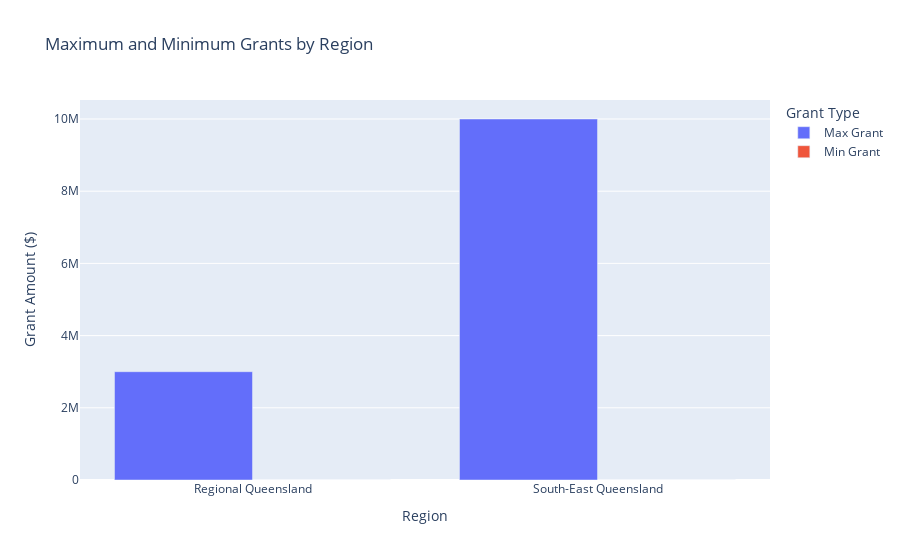

The notebook cell saved with this chart:
### Markdown cell above
## 3.Maximum and Minimum Grants by Program: 
The maximum grant is significantly higher than the minimum grant.In this bar chart there is 2 grant options to show data inside the max grant and min grant.When comparing the max grant betwwen the regions there is huge differene is there that is max grand for south-east quuensland is around 10 million and for regional it is 3 million.while min grant have slight diffrence.

### Code cell
df['Region Category'] = df['Local Government /Council'].apply(classify_region)
# Calculate maximum and minimum grants for each region
max = df.groupby('Region')['Actual Contractual Commitment ($)'].max().reset_index()
min = df.groupby('Region')['Actual Contractual Commitment ($)'].min().reset_index()

# Merging max and min grants into a single DataFrame
max['Grant Type'] = 'Max Grant'
min['Grant Type'] = 'Min Grant'
grants = pd.concat([max, min], ignore_index=True)

# Plotting 
pic = px.bar(grants, x='Region', y='Actual Contractual Commitment ($)',
             color='Grant Type', barmode='group',
             title='Maximum and Minimum Grants by Region',
             labels={'Actual Contractual Commitment ($)': 'Grant Amount ($)'})

pic.show()

### Figure 1 — Plotly figure (JSON) as saved in the notebook; plotly's stock layout.template omitted (floating-point values rounded to 4 significant figures)
{"data": [{"alignmentgroup": "True", "hovertemplate": "Grant Type=Max Grant<br>Region=%{x}<br>Grant Amount ($)=%{y}<extra></extra>", "legendgroup": "Max Grant", "marker": {"color": "#636efa", "pattern": {"shape": ""}}, "name": "Max Grant", "offsetgroup": "Max Grant", "orientation": "v", "showlegend": true, "textposition": "auto", "type": "bar", "visible": true, "x": ["Regional Queensland", "South-East Queensland"], "xaxis": "x", "y": [3000000, 10000000], "yaxis": "y"}, {"alignmentgroup": "True", "hovertemplate": "Grant Type=Min Grant<br>Region=%{x}<br>Grant Amount ($)=%{y}<extra></extra>", "legendgroup": "Min Grant", "marker": {"color": "#EF553B", "pattern": {"shape": ""}}, "name": "Min Grant", "offsetgroup": "Min Grant", "orientation": "v", "showlegend": true, "textposition": "auto", "type": "bar", "x": ["Regional Queensland", "South-East Queensland"], "xaxis": "x", "y": [598, 900], "yaxis": "y"}], "layout": {"autosize": true, "barmode": "group", "legend": {"title": {"text": "Grant Type"}, "tracegroupgap": 0}, "title": {"text": "Maximum and Minimum Grants by Region"}, "xaxis": {"anchor": "y", "autorange": true, "domain": [0, 1], "range": [-0.5, 1.5], "title": {"text": "Region"}, "type": "category"}, "yaxis": {"anchor": "x", "autorange": true, "domain": [0, 1], "range": [0, 10530000.0], "title": {"text": "Grant Amount ($)"}, "type": "linear"}}}
